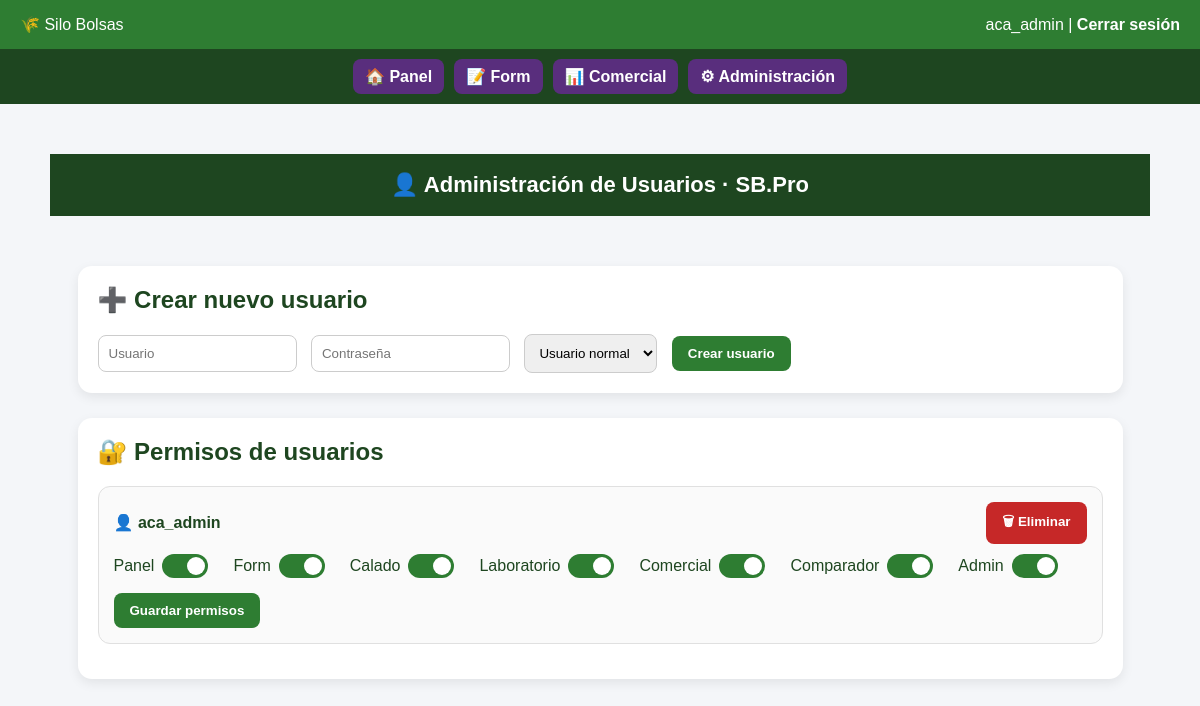
The app's page /admin/usuarios (signed in) with its own data.
### tables this page shows
CREATE TABLE usuarios (
            id INTEGER PRIMARY KEY AUTOINCREMENT,
            username TEXT UNIQUE NOT NULL,
            password TEXT NOT NULL,
            rol TEXT NOT NULL,
            empresa_id INTEGER,
            sucursal_id INTEGER,
            es_superadmin INTEGER DEFAULT 0,
            forzar_cambio_password INTEGER DEFAULT 0,
            FOREIGN KEY (empresa_id) REFERENCES empresas(id),
            FOREIGN KEY (sucursal_id) REFERENCES sucursales(id)
        );

CREATE TABLE permisos (
            id INTEGER PRIMARY KEY AUTOINCREMENT,
            user_id INTEGER,
            pantalla TEXT
        );

### admin/routes.py (the view)
@admin_bp.route("/usuarios")
@login_required
def admin_usuarios():
    if not (current_user.es_superadmin or tiene_permiso("admin")):
        return acceso_denegado("admin")
    empresa_id = empresa_actual()
    if not empresa_id:
        return redirect(url_for("panel.panel"))
    conn = get_db()
    usuarios = conn.execute("""
        SELECT *
        FROM usuarios
        WHERE empresa_id=?
        ORDER BY id DESC
    """, (empresa_id,)).fetchall()
    permisos = conn.execute("""
        SELECT user_id, pantalla
        FROM permisos
    """).fetchall()
    solicitudes = conn.execute("""
        SELECT s.*, u.username
        FROM solicitudes s
        JOIN usuarios u ON u.id = s.user_id
        WHERE u.empresa_id=? AND s.estado='pendiente'
    """, (empresa_id,)).fetchall()
    conn.close()
    permisos_set = {(p["user_id"], p["pantalla"]) for p in permisos}
    return render_template(
        "admin_usuarios.html",
        usuarios=usuarios,
        permisos_set=permisos_set,
        solicitudes=solicitudes
    )

### app.py (called while the page is built, shortened)
@app.context_processor
def inject_permisos():
    return dict(tiene_permiso=tiene_permiso)

@app.context_processor
def inject_estado_contrato():
    empresa_alerta = None
    empresa_vencida = False
    if current_user.is_authenticated and not current_user.es_superadmin:
        conn = get_db()
        empresa = conn.execute("""
            SELECT fecha_vencimiento
            FROM empresas
            WHERE id=?
        """, (current_user.empresa_id,)).fetchone()
        conn.close()
    return dict(
        empresa_alerta=empresa_alerta,
        empresa_vencida=empresa_vencida
    )

@app.context_processor
def inject_empresa_contexto():
    empresa_nombre = None
    return dict(empresa_activa=empresa_nombre)

### auth/models.py (called while the page is built)
    @staticmethod
    def get(user_id):
        conn = get_db()
        row = conn.execute(
            "SELECT * FROM usuarios WHERE id=?",
            (user_id,)
        ).fetchone()
        conn.close()
        if row:
            return User(row)
        return None

### auth/routes.py (called while the page is built)
@login_manager.user_loader
def load_user(user_id):
    return User.get(user_id)

### db.py (called while the page is built)
def get_db():
    conn = sqlite3.connect(DB_NAME)
    conn.row_factory = sqlite3.Row
    return conn

### panel/routes.py (called while the page is built)
def empresa_actual():
    if current_user.es_superadmin:
        return session.get("empresa_contexto")
    return current_user.empresa_id

### permissions.py (called while the page is built, shortened)
def tiene_permiso(pantalla):
    if not current_user.is_authenticated:
        return False
    if current_user.es_superadmin == 1:
        return True
    if current_user.rol == "admin_empresa":
        return True

### templates/admin_usuarios.html (shortened to what this page needs)
{% extends "base.html" %}
{% block contenido %}
<!DOCTYPE html>
<html lang="es">
<head>
</head>
<body>
<header>👤 Administración de Usuarios · SB.Pro</header>
<div class="container">
<div class="card">
    <h2>➕ Crear nuevo usuario</h2>
    <form method="POST" action="/admin/crear_usuario">
        <input type="text" name="username" placeholder="Usuario" required>
        <input type="password" name="password" placeholder="Contraseña" required>
        <select name="rol">
            <option value="user">Usuario normal</option>
        </select>
        <button type="submit">Crear usuario</button>
    </form>
</div>
<div class="card">
    <h2>🔐 Permisos de usuarios</h2>
    {% for u in usuarios %}
    <div class="user-card">
        <div class="user-header">
            👤 {{ u.username }}
            {% if u.username != "admin" %}
            <form method="POST" action="/admin/eliminar_usuario"
                  onsubmit="return confirm('¿Eliminar usuario {{ u.username }}?')">
                <button type="submit" class="delete-btn">🗑 Eliminar</button>
            </form>
            {% endif %}
        </div>
        <form method="POST" action="/admin/permisos">
            <div class="permisos">
                {% for p in ['panel','form','calado','laboratorio','comercial','comparador','admin'] %}
                <div class="switch-label">
                    <span>{{ p.capitalize() }}</span>
                    <label class="switch">
                        <span class="slider"></span>
                    </label>
                </div>
                {% endfor %}
            </div>
            <button type="submit">Guardar permisos</button>
        </form>
    </div>
    {% endfor %}
</div>
</div>
</body>
</html>
{% endblock %}

### templates/base.html (shortened to what this page needs)
<!DOCTYPE html>
<html lang="es">
<head>
</head>
<body>
<div class="header">
  <div>
    🌾 Silo Bolsas
  </div>
  <div>
    {{ current_user.username }}
    |
    <a href="{{ url_for('auth.logout') }}">Cerrar sesión</a>
  </div>
</div>
{% if current_user.is_authenticated %}
<div class="nav-bar">
    {% if tiene_permiso("panel") %}
        <a href="{{ url_for('panel.panel') }}" class="nav-btn">
            🏠 Panel
        </a>
    {% else %}
        <a href="{{ url_for('panel.panel') }}" class="nav-btn locked">
            🔒 Panel
        </a>
    {% endif %}
    {% if tiene_permiso("form") %}
        <a href="{{ url_for('panel.form') }}" class="nav-btn">
            📝 Form
        </a>
    {% else %}
        <a href="{{ url_for('panel.form') }}" class="nav-btn locked">
            🔒 Form
        </a>
    {% endif %}
    {% if tiene_permiso("comercial") %}
        <a href="{{ url_for('comercial.comercial') }}" class="nav-btn">
            📊 Comercial
        </a>
    {% else %}
        <a href="{{ url_for('comercial.comercial') }}" class="nav-btn locked">
            🔒 Comercial
        </a>
    {% endif %}
    {% if current_user.es_superadmin or tiene_permiso("admin") %}
        <a href="{{ url_for('admin.admin_usuarios') }}" class="nav-btn admin">
            ⚙ Administración
        </a>
    {% else %}
        <a href="{{ url_for('admin.admin_usuarios') }}" class="nav-btn locked admin">
            🔒 Administración
        </a>
    {% endif %}
</div>
{% endif %}
<div class="container">
  {% block contenido %}{% endblock %}
</div>
</body>
</html>

### templates/base.html (style rules this page uses)
body { background:#e6f4ea; font-family:Arial, sans-serif; margin:0; padding:0; color:#1e4620; }
.header { background:#2e7d32; color:white; padding:15px 20px; display:flex; justify-content:space-between; align-items:center; }
.header a { color:white; text-decoration:none; font-weight:bold; }
.container { padding:25px; }
.nav-bar { background:#1e4620; padding:10px; display:flex; gap:10px; justify-content:center; flex-wrap:wrap; }
.nav-btn { background:#592e7d; color:white; padding:8px 14px; border-radius:8px; text-decoration:none; font-weight:bold; }
.nav-btn { padding: 8px 12px; border-radius: 8px; text-decoration: none; font-weight: bold; }

### templates/admin_usuarios.html (style rules this page uses)
body { margin:0; font-family:Arial, sans-serif; background:#f4f6f9; }
header { background:#1e4620; color:white; padding:18px; text-align:center; font-size:22px; font-weight:bold; }
.container { width:95%; max-width:1100px; margin:25px auto; }
.card { background:white; padding:20px; border-radius:14px; box-shadow:0 4px 12px rgba(0,0,0,0.08); margin-bottom:25px; }
h2 { margin-top:0; color:#1e4620; }
input, select { padding:10px; border-radius:8px; border:1px solid #ccc; margin-right:10px; }
button { background:#2e7d32; color:white; border:none; padding:10px 16px; border-radius:8px; cursor:pointer; font-weight:bold; transition:0.2s; }
.delete-btn { background:#c62828; }
.user-card { border:1px solid #e0e0e0; padding:15px; border-radius:12px; margin-bottom:15px; background:#fafafa; }
.user-header { font-weight:bold; font-size:16px; margin-bottom:10px; display:flex; justify-content:space-between; align-items:center; }
.permisos { display:flex; gap:25px; flex-wrap:wrap; margin-bottom:15px; }
.switch { position: relative; display: inline-block; width: 46px; height: 24px; }
.slider { position: absolute; cursor: pointer; top: 0; left: 0; right: 0; bottom: 0; background-color: #ccc; transition: .3s; border-radius: 24px; }
.slider:before { position: absolute; content: ""; height: 18px; width: 18px; left: 3px; bottom: 3px; background-color: white; transition: .3s; border-radius: 50%; }
input:checked + .slider { background-color: #2e7d32; }
input:checked + .slider:before { transform: translateX(22px); }
.switch-label { display:flex; align-items:center; gap:8px; }

### records on screen
usuarios: username "aca_admin"
permisos: capitalize "Panel"
permisos: capitalize "Form"
permisos: capitalize "Calado"
permisos: capitalize "Laboratorio"
permisos: capitalize "Comercial"
permisos: capitalize "Comparador"
permisos: capitalize "Admin"
